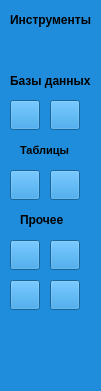
        <widget class="QWidget" name="widget_3" native="true">
         <property name="geometry">
          <rect>
           <x>210</x>
           <y>-1</y>
           <width>101</width>
           <height>391</height>
          </rect>
         </property>
         <property name="styleSheet">
          <string notr="true">background: #1f8ddb</string>
         </property>
         <widget class="QPushButton" name="add_table_image_button">
          <property name="geometry">
           <rect>
            <x>10</x>
            <y>170</y>
            <width>30</width>
            <height>30</height>
           </rect>
          </property>
          <property name="text">
           <string/>
          </property>
          <property name="icon">
           <iconset>
            <normaloff>:/newPrefix/icons8-плюс-30.png</normaloff>:/newPrefix/icons8-плюс-30.png</iconset>
          </property>
          <property name="iconSize">
           <size>
            <width>25</width>
            <height>25</height>
           </size>
          </property>
         </widget>
         <widget class="QPushButton" name="delete_database_image_button">
          <property name="geometry">
           <rect>
            <x>50</x>
            <y>100</y>
            <width>30</width>
            <height>30</height>
           </rect>
          </property>
          <property name="text">
           <string/>
          </property>
          <property name="icon">
           <iconset>
            <normaloff>:/newPrefix/icons8-удалить-24.png</normaloff>:/newPrefix/icons8-удалить-24.png</iconset>
          </property>
          <property name="iconSize">
           <size>
            <width>25</width>
            <height>25</height>
           </size>
          </property>
         </widget>
         <widget class="QPushButton" name="add_database_image_button">
          <property name="geometry">
           <rect>
            <x>10</x>
            <y>100</y>
            <width>30</width>
            <height>30</height>
           </rect>
          </property>
          <property name="text">
           <string/>
          </property>
          <property name="icon">
           <iconset>
            <normaloff>:/newPrefix/icons8-плюс-30.png</normaloff>:/newPrefix/icons8-плюс-30.png</iconset>
          </property>
          <property name="iconSize">
           <size>
            <width>25</width>
            <height>25</height>
           </size>
          </property>
         </widget>
         <widget class="QLabel" name="label_13">
          <property name="geometry">
           <rect>
            <x>10</x>
            <y>10</y>
            <width>81</width>
            <height>20</height>
           </rect>
          </property>
          <property name="font">
           <font>
            <weight>75</weight>
            <bold>true</bold>
           </font>
          </property>
          <property name="text">
           <string>Инструменты</string>
          </property>
         </widget>
         <widget class="QLabel" name="label_28">
          <property name="geometry">
           <rect>
            <x>10</x>
            <y>70</y>
            <width>81</width>
            <height>21</height>
           </rect>
          </property>
          <property name="font">
           <font>
            <weight>75</weight>
            <bold>true</bold>
           </font>
          </property>
          <property name="text">
           <string>Базы данных</string>
          </property>
         </widget>
         <widget class="QLabel" name="label_29">
          <property name="geometry">
           <rect>
            <x>20</x>
            <y>140</y>
            <width>61</width>
            <height>20</height>
           </rect>
          </property>
          <property name="font">
           <font>
            <pointsize>8</pointsize>
            <weight>75</weight>
            <bold>true</bold>
           </font>
          </property>
          <property name="text">
           <string>Таблицы</string>
          </property>
         </widget>
         <widget class="QPushButton" name="delete_table_image_buttonm">
          <property name="geometry">
           <rect>
            <x>50</x>
            <y>170</y>
            <width>30</width>
            <height>30</height>
           </rect>
          </property>
          <property name="text">
           <string/>
          </property>
          <property name="icon">
           <iconset>
            <normaloff>:/newPrefix/icons8-удалить-24.png</normaloff>:/newPrefix/icons8-удалить-24.png</iconset>
          </property>
          <property name="iconSize">
           <size>
            <width>25</width>
            <height>25</height>
           </size>
          </property>
         </widget>
         <widget class="QLabel" name="label_30">
          <property name="geometry">
           <rect>
            <x>20</x>
            <y>210</y>
            <width>51</width>
            <height>20</height>
           </rect>
          </property>
          <property name="font">
           <font>
            <weight>75</weight>
            <bold>true</bold>
           </font>
          </property>
          <property name="text">
           <string>Прочее</string>
          </property>
         </widget>
         <widget class="QPushButton" name="profile_image_button">
          <property name="geometry">
           <rect>
            <x>10</x>
            <y>240</y>
            <width>30</width>
            <height>30</height>
           </rect>
          </property>
          <property name="text">
           <string/>
          </property>
          <property name="icon">
           <iconset>
            <normaloff>:/newPrefix/icons8-профиль-50.png</normaloff>:/newPrefix/icons8-профиль-50.png</iconset>
          </property>
          <property name="iconSize">
           <size>
            <width>25</width>
            <height>25</height>
           </size>
          </property>
         </widget>
         <widget class="QPushButton" name="save_database_image_button">
          <property name="geometry">
           <rect>
            <x>50</x>
            <y>240</y>
            <width>30</width>
            <height>30</height>
           </rect>
          </property>
          <property name="text">
           <string/>
          </property>
          <property name="icon">
           <iconset>
            <normaloff>:/newPrefix/icons8-сохранить-50.png</normaloff>:/newPrefix/icons8-сохранить-50.png</iconset>
          </property>
          <property name="iconSize">
           <size>
            <width>25</width>
            <height>25</height>
           </size>
          </property>
         </widget>
         <widget class="QPushButton" name="log_out_image_button">
          <property name="geometry">
           <rect>
            <x>50</x>
            <y>280</y>
            <width>30</width>
            <height>30</height>
           </rect>
          </property>
          <property name="text">
           <string/>
          </property>
          <property name="icon">
           <iconset>
            <normaloff>:/newPrefix/icons8-выход-64.png</normaloff>:/newPrefix/icons8-выход-64.png</iconset>
          </property>
          <property name="iconSize">
           <size>
            <width>25</width>
            <height>25</height>
           </size>
          </property>
         </widget>
         <widget class="QPushButton" name="code_image_button">
          <property name="geometry">
           <rect>
            <x>10</x>
            <y>280</y>
            <width>30</width>
            <height>30</height>
           </rect>
          </property>
          <property name="text">
           <string/>
          </property>
          <property name="icon">
           <iconset>
            <normaloff>:/newPrefix/icons8-код-50.png</normaloff>:/newPrefix/icons8-код-50.png</iconset>
          </property>
          <property name="iconSize">
           <size>
            <width>25</width>
            <height>25</height>
           </size>
          </property>
         </widget>
        </widget>
